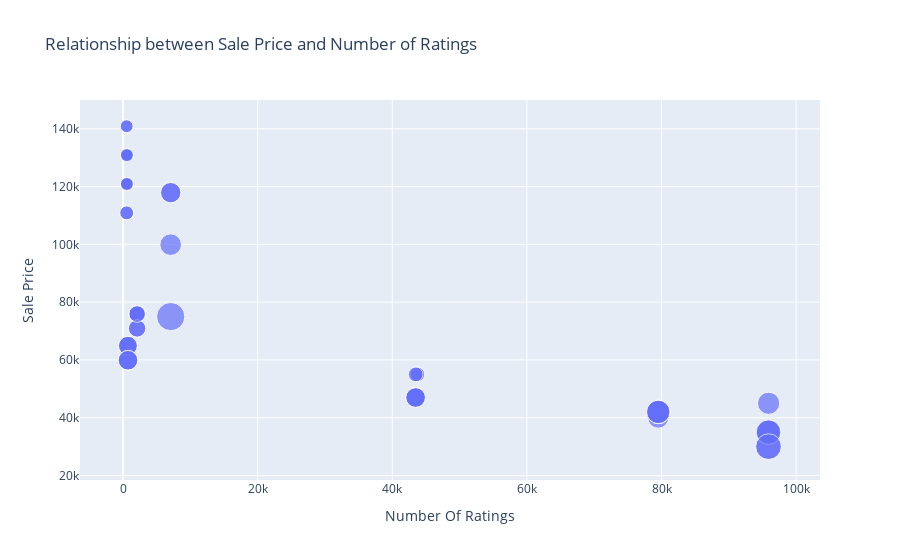

The notebook cell saved with this chart:
### Code cell
figure = px.scatter(
    data_frame=data, 
    x="Number Of Ratings", 
    y="Sale Price", 
    size="Discount Percentage", 
    title="Relationship between Sale Price and Number of Ratings"
)
figure.show()

### Figure 1 — Plotly figure (JSON) as saved in the notebook; plotly's stock layout.template omitted (floating-point values rounded to 4 significant figures)
{"data": [{"hovertemplate": "Number Of Ratings=%{x}<br>Sale Price=%{y}<br>Discount Percentage=%{marker.size}<extra></extra>", "legendgroup": "", "marker": {"color": "#636efa", "size": [0, 0, 0, 0, 0, 0, 0, 0, 0, 20, 16, 20, 20, 20, 0, 0, 0, 0, 29, 15, 0, 15, 17, 18, 6, 6, 13, 6, 14, 10, 7, 6, 6, 13, 13, 10, 10, 6, 14, 6, 10, 6, 11, 11, 10, 14, 7, 6, 6, 6, 8, 8, 24, 22, 22, 22, 8, 24, 14, 14, 14, 14], "sizemode": "area", "sizeref": 0.0725, "symbol": "circle"}, "mode": "markers", "name": "", "orientation": "v", "showlegend": false, "type": "scatter", "x": [3431, 3431, 3431, 11202, 11202, 3431, 3431, 11202, 1454, 79512, 79512, 79582, 79512, 79512, 1078, 1078, 1078, 1078, 7088, 7088, 1078, 7088, 7081, 95909, 542, 580, 740, 545, 740, 2101, 545, 580, 580, 730, 730, 2101, 2101, 580, 740, 580, 2092, 545, 2101, 2092, 2101, 740, 545, 580, 580, 580, 43707, 43707, 95807, 95909, 95807, 95909, 43470, 95909, 43470, 43470, 43470, 43470], "xaxis": "x", "y": [49900, 84900, 84900, 77000, 77000, 49900, 49900, 77000, 89900, 41999, 39999, 41999, 41999, 41999, 131900, 117100, 131900, 117100, 74999, 117900, 117100, 117900, 99900, 44999, 140900, 130900, 64900, 120900, 59900, 75900, 110900, 130900, 120900, 64900, 64900, 75900, 75900, 120900, 59900, 120900, 75900, 140900, 70900, 70900, 75900, 59900, 110900, 120900, 130900, 130900, 54999, 54999, 29999, 34999, 34999, 34999, 54999, 29999, 46999, 46999, 46999, 46999], "yaxis": "y"}], "layout": {"autosize": true, "legend": {"itemsizing": "constant", "tracegroupgap": 0}, "title": {"text": "Relationship between Sale Price and Number of Ratings"}, "xaxis": {"anchor": "y", "autorange": true, "domain": [0, 1], "range": [-5980.0, 103000.0], "title": {"text": "Number Of Ratings"}, "type": "linear"}, "yaxis": {"anchor": "x", "autorange": true, "domain": [0, 1], "range": [11530.0, 153700.0], "title": {"text": "Sale Price"}, "type": "linear"}}}
